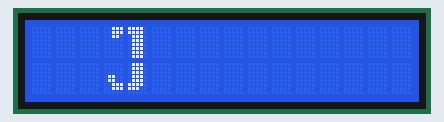
A sketch run on a simulated Arduino Uno, built with avr-gcc and run on an emulated ATmega328P. On the bench: 16×2 character LCD.

Above: at 0.1 s.
At 0.6 s:
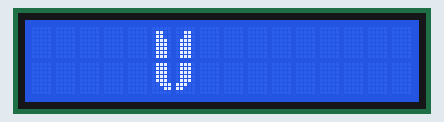
At 1.1 s:
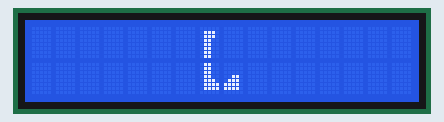
At 1.6 s:
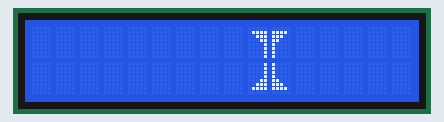
At 2.1 s:
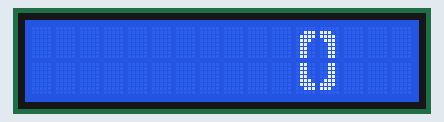

The sketch:

TETANTIVALOOPLCD.ino
```cpp
#include <LiquidCrystal.h>

LiquidCrystal lcd(8, 9, 4, 5, 6, 7);

// PARA A BADGE É ESSE ==> LiquidCrystal lcd(12, 11, 5, 4, 3, 2);


byte j0[8] = {
  B00111,
  B00111,
  B00110,
  B00000,
  B00000,
  B00000,
  B00000,
  B00000
};

byte j1[8] = {
  B11110,
  B11110,
  B01110,
  B01110,
  B01110,
  B01110,
  B01110,
  B01110
};

byte j2[8] = {
  B00000,
  B00000,
  B00000,
  B01100,
  B01100,
  B00111,
  B00111,
  B00000
};

byte j3[8] = {
  B01110,
  B01110,
  B01110,
  B01110,
  B01110,
  B11110,
  B11100,
  B00000
};

byte u0[8] = {
  B00000,
  B01100,
  B01100,
  B01110,
  B01110,
  B01110,
  B01110,
  B01110
};

byte u1[8] = {
  B00000,
  B00110,
  B00110,
  B01110,
  B01110,
  B01110,
  B01110,
  B01110
};

byte u2[8] = {
  B01110,
  B01110,
  B01110,
  B01110,
  B01110,
  B00111,
  B00011,
  B00000
};

byte u3[8] = {
  B01110,
  B01110,
  B01110,
  B01110,
  B01110,
  B11100,
  B11000,
  B00000
};

byte l0[8] = {
  B00000,
  B01110,
  B01110,
  B01100,
  B01100,
  B01100,
  B01100,
  B01100
};

byte l1[8] = {
  B00000,
  B00000,
  B00000,
  B00000,
  B00000,
  B00000,
  B00000,
  B00000
};

byte l2[8] = {
  B01100,
  B01100,
  B01100,
  B01100,
  B01110,
  B01111,
  B01111,
  B00000
};

byte l3[8] = {
  B00000,
  B00000,
  B00000,
  B00110,
  B01110,
  B11110,
  B11110,
  B00000
};

byte i0[8] = {
  B00000,
  B01111,
  B00111,
  B00011,
  B00001,
  B00001,
  B00001,
  B00001
};

byte i1[8] = {
  B00000,
  B11110,
  B11100,
  B11000,
  B10000,
  B10000,
  B10000,
  B10000
};

byte i2[8] = {
  B00001,
  B00001,
  B00001,
  B00001,
  B00011,
  B00111,
  B01111,
  B00000
};

byte i3[8] = {
  B10000,
  B10000,
  B10000,
  B10000,
  B11000,
  B11100,
  B11110,
  B00000
};


byte o0[8] = {
  B00000,
  B00111,
  B01111,
  B01110,
  B01100,
  B01100,
  B01100,
  B01100
};

byte o1[8] = {
  B00000,
  B11100,
  B11110,
  B01110,
  B00110,
  B00110,
  B00110,
  B00110
};

byte o2[8] = {
  B01100,
  B01100,
  B01100,
  B01100,
  B01110,
  B01111,
  B00111,
  B00000
};

byte o3[8] = {
  B00110,
  B00110,
  B00110,
  B00110,
  B01110,
  B11110,
  B11100,
  B00000
};


void setup() {

lcd.begin(16, 2); //inicializa o LCD 16x2

}

void loop() {
lcd.createChar(1, j0);
lcd.createChar(2, j1);
lcd.createChar(3, j2);
lcd.createChar(4, j3);

lcd.setCursor(3, 0);
lcd.write(1);
lcd.setCursor(4, 0); //aponta para coluna 4, linha 0
lcd.write(2);
lcd.setCursor(3, 1);
lcd.write(3);
lcd.setCursor(4, 1);
lcd.write(4);
delay(500);
lcd.clear();

lcd.createChar(5, u0);
lcd.createChar(6, u1);
lcd.createChar(7, u2);
lcd.createChar(8, u3);

lcd.setCursor(5, 0);
lcd.write(5);
lcd.setCursor(6, 0);
lcd.write(6);
lcd.setCursor(5, 1);
lcd.write(7);
lcd.setCursor(6, 1);
lcd.write(8);
delay(500);
lcd.clear();


lcd.createChar(1, l0);
lcd.createChar(2, l1);
lcd.createChar(3, l2);
lcd.createChar(4, l3);

lcd.setCursor(7, 0);
lcd.write(1);
lcd.setCursor(8, 0);
lcd.write(2);
lcd.setCursor(7, 1);
lcd.write(3);
lcd.setCursor(8, 1);
lcd.write(4);
delay(500);
lcd.clear();


lcd.createChar(5, i0);
lcd.createChar(6, i1);
lcd.createChar(7, i2);
lcd.createChar(8, i3);

lcd.setCursor(9, 0);
lcd.write(5);
lcd.setCursor(10, 0);
lcd.write(6);
lcd.setCursor(9, 1);
lcd.write(7);
lcd.setCursor(10, 1);
lcd.write(8);
delay(500);
lcd.clear();

lcd.createChar(1, o0);
lcd.createChar(2, o1);
lcd.createChar(3, o2);
lcd.createChar(4, o3);

lcd.setCursor(11, 0);
lcd.write(1);
lcd.setCursor(12, 0);
lcd.write(2);
lcd.setCursor(11, 1);
lcd.write(3);
lcd.setCursor(12, 1);
lcd.write(4);
delay(500);
lcd.clear();


}
```

Measured:
- by itself, everything shown: repeats every 2.5 s, in 6 steps
- what the display in image 1 shows lasts 0.5 s, from 0.6 s to 1.1 s
